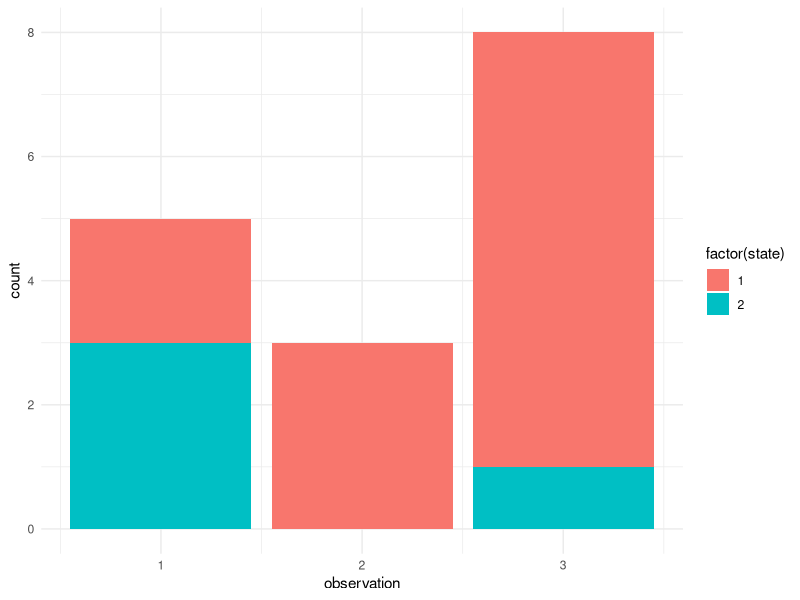
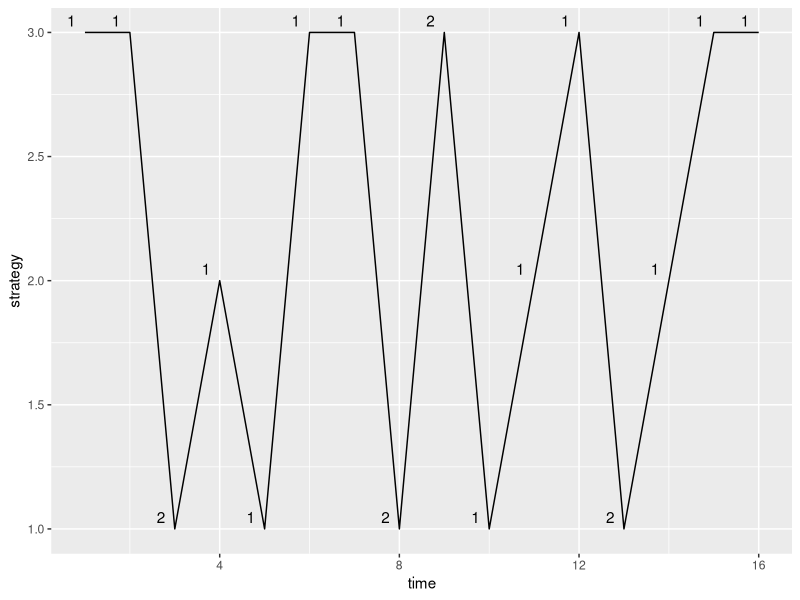

The R script that drew these images, in order:
## ---- chunk 1
library(ggplot2)
library(tidyverse)
## ---- chunk 2
t <- 16
N <- 2
initial <- c(0.65, 0.35)

transition <- matrix(list(), nrow = 2, ncol = 2)
transition[1, ] <- c(0.6, 0.4)
transition[2, ] <- c(0.7, 0.3)

state_dist <- matrix(list(), nrow = 2, ncol = 3)
state_dist[1, ] = c(0.2, 0.4, 0.4)
state_dist[2, ] = c(0.6, 0.1, 0.3)

state_actions = c(1:3)
## ---- chunk 3
# simulation function
sim_hmm_basketball <- function(t, N, initial, transition, state_dist, state_actions){
  df = data.frame(index = c(1:t), state = numeric(N), observation = numeric(N))
  state = sample(x = c(1:N), size = 1, prob = initial)
  observation = sample(x = state_actions, size = 1, prob = state_dist[state, ])
  df$state[1] <- state
  df$observation[1] <- observation

  for (i in 2:t) {
    trans_prob = transition[state, ]
    state <- sample(x = c(1:N), size = 1, prob = trans_prob)
    observation <- sample(x = state_actions, size = 1, prob = state_dist[state, ])
    df$state[i] <- state
    df$observation[i] <- observation
  }
  return(df)
}
## ---- chunk 4
# simulation process
game1 <- sim_hmm_basketball(16, N, initial, transition, state_dist, state_actions)

knitr::kable(game1)
## ---- chunk 5
ggplot(game1, aes(observation, fill = factor(state))) + geom_bar() + theme_minimal()
## ---- chunk 6
ggplot(game1, aes(x = index, y = observation)) + 
  geom_line() + 
  xlab("time") + ylab("strategy") + 
  geom_text(aes(label = state, hjust = 2, vjust = -0.5))
